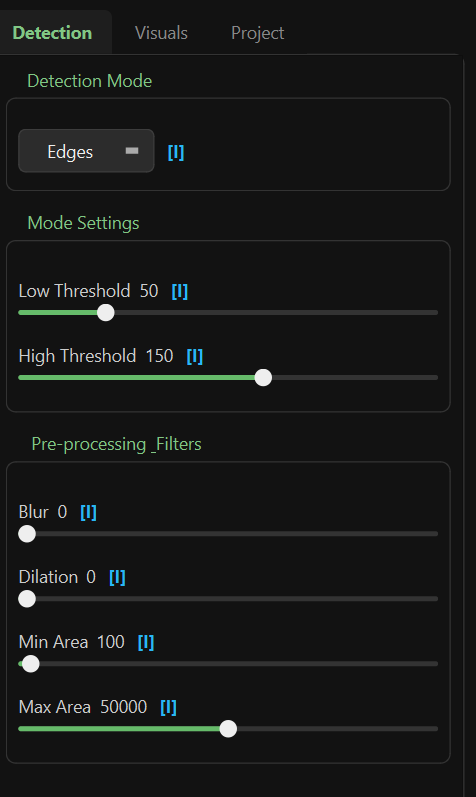
#> input picture images/detection-tab.png, 476 x 797 px
$ python -i tracking.py   (imports and definitions only)
#> lines starting #> are read from the running program, lines starting #| are printed output that depends on the picture
import cv2
import numpy as np
from collections import OrderedDict

class CentroidTracker:
    # [10 lines left out: functions __init__, register, not called in this run]

    def deregister(self, object_id):
        del self.objects[object_id]
        del self.disappeared[object_id]

    # [62 lines left out: function update, not called in this run]

from src.core.enums import DetectionMode

class BlobDetector:
    # [112 lines left out: functions __init__, update_params, detect, not called in this run]

>>> import cv2
>>> picture = cv2.imread('../../images/detection-tab.png', cv2.IMREAD_GRAYSCALE)
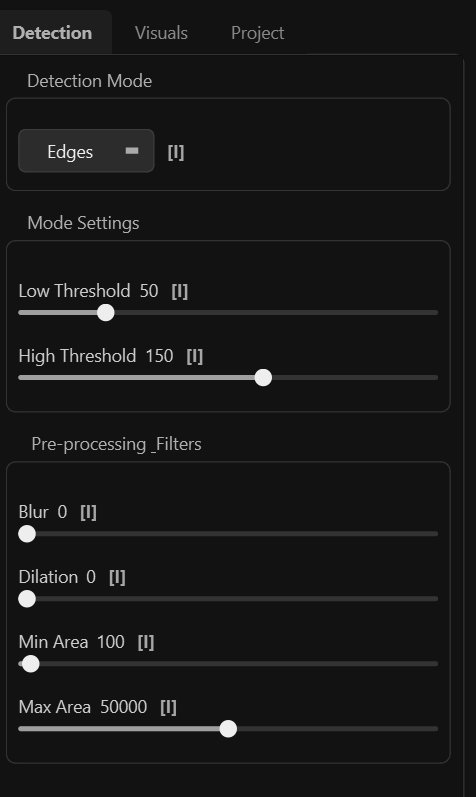
#> picture: shape (797, 476); min 14, max 238, mean 24.2
#> (the run stopped early here; a loop or call above may not have finished)

$ run again, on images/export-dialog.png
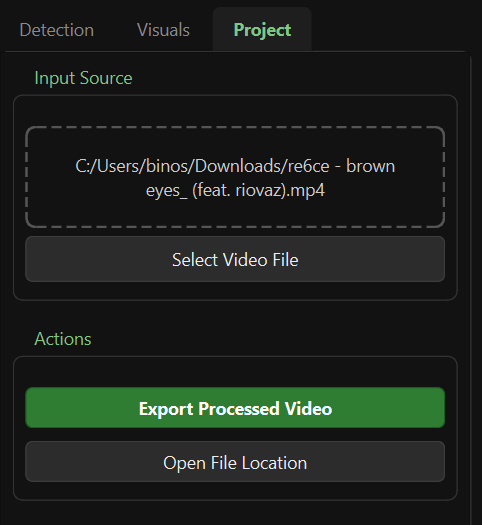
#> input picture images/export-dialog.png, 482 x 525 px
#> `picture = cv2.imread('../../images/detection-tab.png', cv2.IMREAD_GRAY..`:
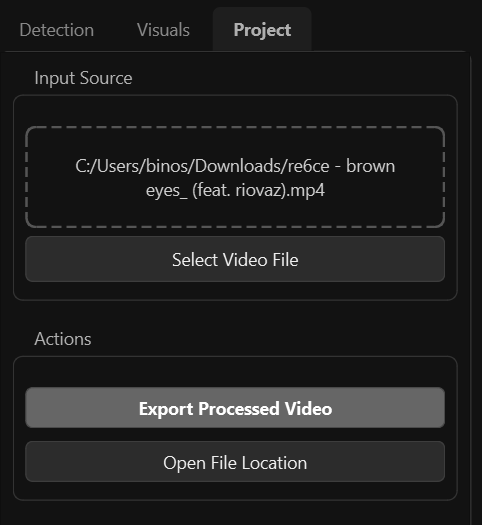
#> picture: shape (525, 482); min 14, max 255, mean 31.9

$ run again, on images/visuals-tab.png
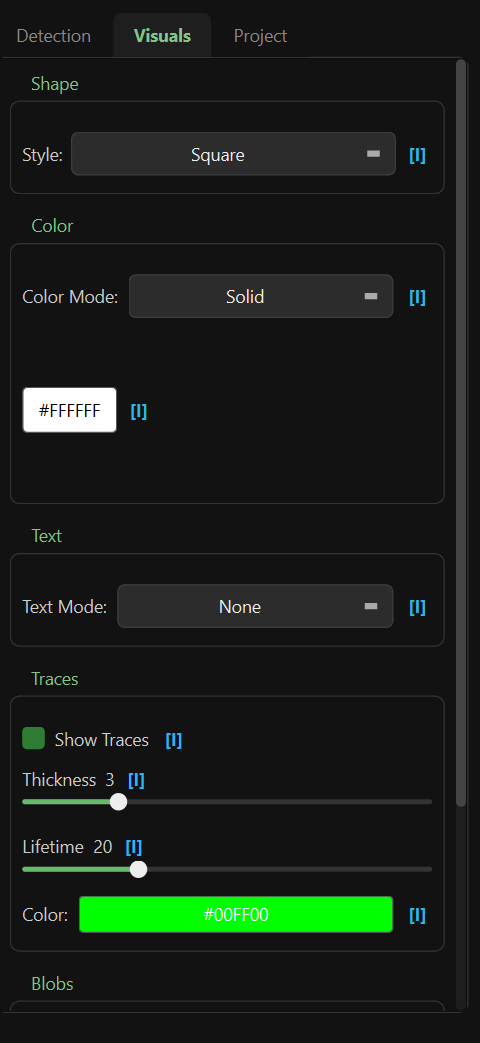
#> input picture images/visuals-tab.png, 480 x 1043 px
#> `picture = cv2.imread('../../images/detection-tab.png', cv2.IMREAD_GRAY..`:
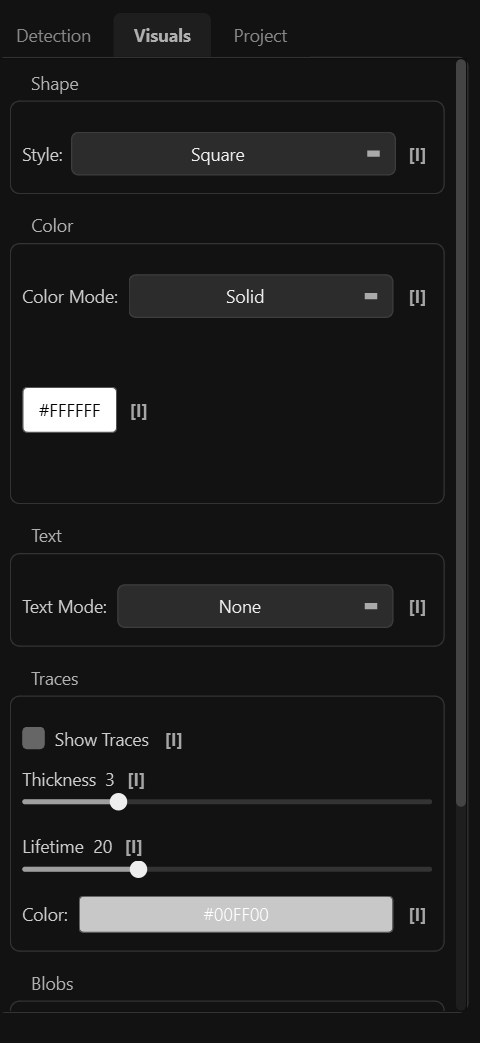
#> picture: shape (1043, 480); min 0, max 255, mean 29.9
